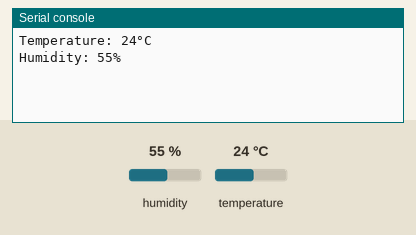
Recording of a program running on a simulated MicroPython board. Shown: the last lines printed to the serial console. The test bench sets the inputs (shaded band); at power-on: humidity 55 %, temperature 24 °C.

Above: at 1.2 s.
1.3 s: humidity set to 22 %
At 6.5 s:
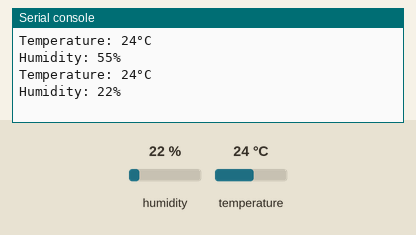
7.3 s: temperature set to 12 °C
At 11.1 s:
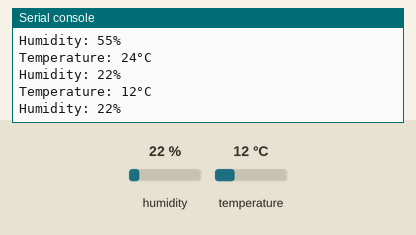
13.3 s: humidity set to 40 %
At 15.7 s:
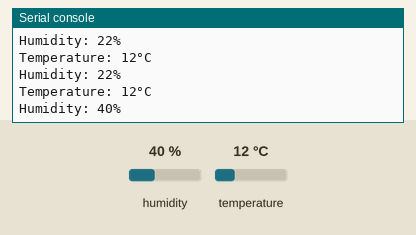
Timing chart, 0 to 17.2 s (numbered marks = the images above; inputs shaded):
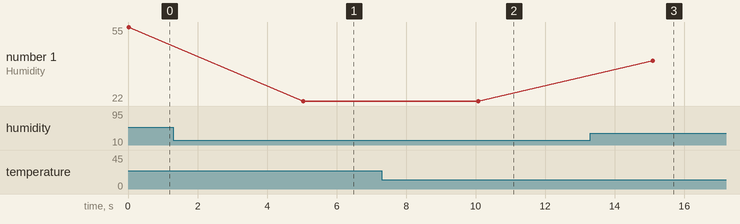

The program:

main.py
```python
import dht,time
from machine import Pin

# Initialize the DHT sensor
# Use DHT22(Pin(4)) if you're using DHT22
sensor = dht.DHT11(Pin(4))
while True:
    try:
        sensor.measure()
        temp = sensor.temperature()
        hum = sensor.humidity()
        print('Temperature: {}°C'.format(temp))
        print('Humidity: {}%'.format(hum))
    except OSError as e:
        # print("e",e)
        print('Failed to read sensor.')
    time.sleep(5)
```

Measured:
- after the input at 1.3 s, the serial console: prints a new line after 3.7 s (image 1)
- after the input at 7.3 s, the serial console: prints a new line after 2.8 s (image 2)
- after the input at 13.3 s, the serial console: prints a new line after 1.8 s (image 3)
- plotted number 1: 55 → 22 after the input at 1.3 s, 22 → 40 after the input at 13.3 s
